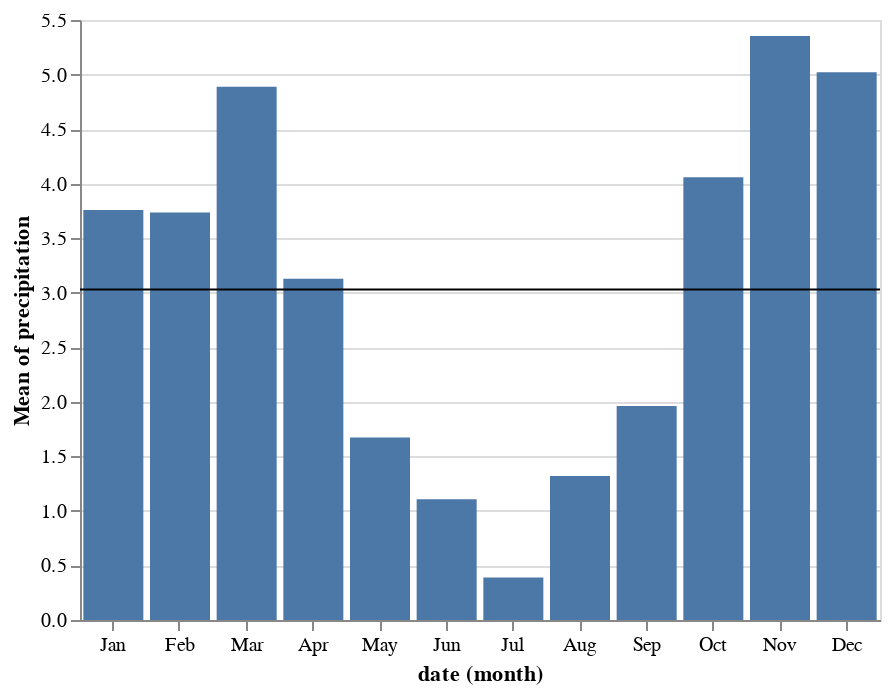

Here is the notebook cell this chart was saved with:
### Code cell
bars = alt.Chart(weather).mark_bar().encode(
    x = alt.X('date:O', timeUnit='month'),
    y = 'mean(precipitation):Q'
)

rule = alt.Chart(weather).mark_rule().encode(
    y = 'mean(precipitation):Q'
)

bars + rule

### Figure 1 — Vega-Lite specification as saved in the notebook (floating-point values rounded to 4 significant figures; data arrays with more than 128 entries replaced by an {"elided": "..."} marker saying what was removed)
{"$schema": "https://vega.github.io/schema/vega-lite/v2.6.0.json", "config": {"view": {"height": 300, "width": 400}}, "datasets": {"data-830c39fec90146253fb06a06c26374ef": {"elided": "1461 records"}}, "layer": [{"data": {"name": "data-830c39fec90146253fb06a06c26374ef"}, "encoding": {"x": {"field": "date", "timeUnit": "month", "type": "ordinal"}, "y": {"aggregate": "mean", "field": "precipitation", "type": "quantitative"}}, "mark": "bar"}, {"data": {"name": "data-830c39fec90146253fb06a06c26374ef"}, "encoding": {"y": {"aggregate": "mean", "field": "precipitation", "type": "quantitative"}}, "mark": "rule"}]}
